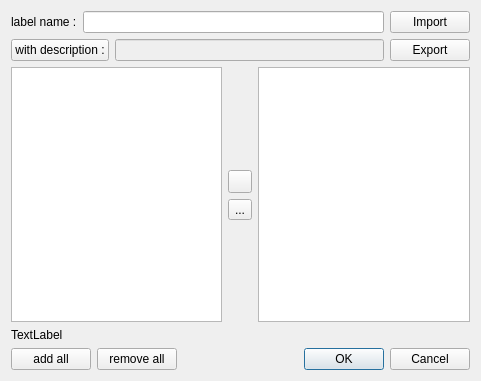
<?xml version="1.0" encoding="UTF-8"?>
<ui version="4.0">
 <class>ChooseLabel</class>
 <widget class="QDialog" name="ChooseLabel">
  <property name="geometry">
   <rect>
    <x>0</x>
    <y>0</y>
    <width>481</width>
    <height>381</height>
   </rect>
  </property>
  <property name="windowTitle">
   <string>Dialog</string>
  </property>
  <layout class="QVBoxLayout" name="verticalLayout_4">
   <item>
    <layout class="QVBoxLayout" name="verticalLayout_2">
     <item>
      <layout class="QHBoxLayout" name="horizontalLayout">
       <item>
        <widget class="QLabel" name="label">
         <property name="text">
          <string>label name :</string>
         </property>
        </widget>
       </item>
       <item>
        <widget class="QLineEdit" name="lineEdit">
         <property name="text">
          <string/>
         </property>
        </widget>
       </item>
       <item>
        <widget class="QPushButton" name="import_2">
         <property name="text">
          <string>Import</string>
         </property>
        </widget>
       </item>
      </layout>
     </item>
     <item>
      <layout class="QHBoxLayout" name="horizontalLayout_3">
       <item>
        <widget class="QPushButton" name="pushButton">
         <property name="text">
          <string>with description :</string>
         </property>
         <property name="checkable">
          <bool>true</bool>
         </property>
        </widget>
       </item>
       <item>
        <widget class="QLineEdit" name="lineEdit_2">
         <property name="enabled">
          <bool>false</bool>
         </property>
        </widget>
       </item>
       <item>
        <widget class="QPushButton" name="export_2">
         <property name="text">
          <string>Export</string>
         </property>
        </widget>
       </item>
      </layout>
     </item>
    </layout>
   </item>
   <item>
    <layout class="QHBoxLayout" name="horizontalLayout_2">
     <item>
      <widget class="ProjectListWidget" name="listWidget">
       <property name="dragDropMode">
        <enum>QAbstractItemView::DragDrop</enum>
       </property>
       <property name="alternatingRowColors">
        <bool>false</bool>
       </property>
       <property name="selectionMode">
        <enum>QAbstractItemView::ExtendedSelection</enum>
       </property>
      </widget>
     </item>
     <item>
      <layout class="QVBoxLayout" name="verticalLayout">
       <item>
        <spacer name="verticalSpacer">
         <property name="orientation">
          <enum>Qt::Vertical</enum>
         </property>
         <property name="sizeHint" stdset="0">
          <size>
           <width>20</width>
           <height>40</height>
          </size>
         </property>
        </spacer>
       </item>
       <item>
        <widget class="QToolButton" name="rightButton">
         <property name="icon">
          <iconset resource="icones.qrc">
           <normaloff>:/icones/rightarrow.png</normaloff>:/icones/rightarrow.png</iconset>
         </property>
        </widget>
       </item>
       <item>
        <widget class="QToolButton" name="leftButton">
         <property name="text">
          <string>...</string>
         </property>
         <property name="icon">
          <iconset resource="icones.qrc">
           <normaloff>:/icones/leftarrow.png</normaloff>:/icones/leftarrow.png</iconset>
         </property>
        </widget>
       </item>
       <item>
        <spacer name="verticalSpacer_2">
         <property name="orientation">
          <enum>Qt::Vertical</enum>
         </property>
         <property name="sizeHint" stdset="0">
          <size>
           <width>20</width>
           <height>40</height>
          </size>
         </property>
        </spacer>
       </item>
      </layout>
     </item>
     <item>
      <widget class="ProjectListWidget" name="listWidget_2">
       <property name="dragDropMode">
        <enum>QAbstractItemView::DragDrop</enum>
       </property>
       <property name="selectionMode">
        <enum>QAbstractItemView::ExtendedSelection</enum>
       </property>
      </widget>
     </item>
    </layout>
   </item>
   <item>
    <widget class="QLabel" name="label_3">
     <property name="text">
      <string>TextLabel</string>
     </property>
    </widget>
   </item>
   <item>
    <layout class="QHBoxLayout" name="horizontalLayout_6">
     <item>
      <layout class="QHBoxLayout" name="horizontalLayout_5">
       <item>
        <widget class="QPushButton" name="add_all">
         <property name="text">
          <string>add all</string>
         </property>
        </widget>
       </item>
       <item>
        <widget class="QPushButton" name="remove_all">
         <property name="text">
          <string>remove all</string>
         </property>
        </widget>
       </item>
      </layout>
     </item>
     <item>
      <spacer name="horizontalSpacer_2">
       <property name="orientation">
        <enum>Qt::Horizontal</enum>
       </property>
       <property name="sizeHint" stdset="0">
        <size>
         <width>40</width>
         <height>20</height>
        </size>
       </property>
      </spacer>
     </item>
     <item>
      <widget class="QDialogButtonBox" name="buttonBox">
       <property name="orientation">
        <enum>Qt::Horizontal</enum>
       </property>
       <property name="standardButtons">
        <set>QDialogButtonBox::Cancel|QDialogButtonBox::Ok</set>
       </property>
      </widget>
     </item>
    </layout>
   </item>
  </layout>
 </widget>
 <customwidgets>
  <customwidget>
   <class>ProjectListWidget</class>
   <extends>QListWidget</extends>
   <header location="global">projectlistwidget.h</header>
  </customwidget>
 </customwidgets>
 <resources>
  <include location="icones.qrc"/>
 </resources>
 <connections>
  <connection>
   <sender>buttonBox</sender>
   <signal>rejected()</signal>
   <receiver>ChooseLabel</receiver>
   <slot>reject()</slot>
   <hints>
    <hint type="sourcelabel">
     <x>316</x>
     <y>260</y>
    </hint>
    <hint type="destinationlabel">
     <x>286</x>
     <y>274</y>
    </hint>
   </hints>
  </connection>
  <connection>
   <sender>pushButton</sender>
   <signal>clicked(bool)</signal>
   <receiver>lineEdit_2</receiver>
   <slot>setEnabled(bool)</slot>
   <hints>
    <hint type="sourcelabel">
     <x>57</x>
     <y>56</y>
    </hint>
    <hint type="destinationlabel">
     <x>248</x>
     <y>55</y>
    </hint>
   </hints>
  </connection>
  <connection>
   <sender>buttonBox</sender>
   <signal>accepted()</signal>
   <receiver>ChooseLabel</receiver>
   <slot>accept()</slot>
   <hints>
    <hint type="sourcelabel">
     <x>390</x>
     <y>357</y>
    </hint>
    <hint type="destinationlabel">
     <x>240</x>
     <y>190</y>
    </hint>
   </hints>
  </connection>
 </connections>
</ui>
